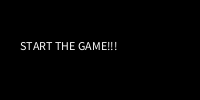
Frame 1 (no input)
Frame 60 (the mouse pressed at the canvas centre just before this capture): identical to frame 1, image omitted
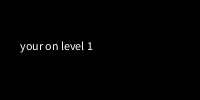
Frame 120 (the mouse held since frame 60 and released just before this capture)

The Processing sketch that drew these frames (run headless with seeded random() and noise(); from frame 60 on, the mouse is pressed at the canvas centre):

// Processing sketch: screen_example
// ── screen_example.pde
int screen = 0;
//Set up the window for the sketch
void setup() {
  size(200, 100);
}
//Do every frame
void draw() {
  background(0);
  fill(255);
  //test which screen you are on
  if(screen == 0) {
    //take action to do whatever you want to do on screen 0
    text("START THE GAME!!!", 20, 50);
  }
  //eat, sleep, rave, repeat:
  if(screen == 1) {
    text("your on level 1", 20, 50);
  }
  if(screen == 2) {
    text("Ooh man onto level 2", 20, 50);
  }
  if(screen == 3) {
    text("YOU HAVE WON!!! Gratz", 20, 50);
  }
}
 
void mousePressed() {
  //Set the screen when whatever happens that you want to happen
  screen = min(screen + 1, 3);
}
